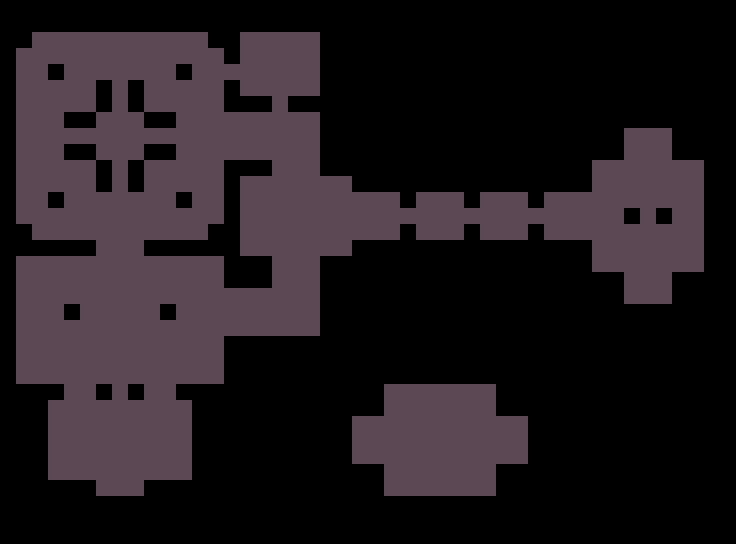

A level layout from a 2D game, rendered from its tile map. Below: a short description, then the map file with tile-grid data replaced by summaries:
An orthogonal 46x34 tile map with 16x16 px tiles, 2 tile layers (floor, ceiling) and 145 objects (76x wall, 12x spawn, 10x candles, 10x fire_candles, 10x fire_candles_green, ...).

<map version="1.10" tiledversion="1.10.1" orientation="orthogonal" renderorder="right-down" width="46" height="34" tilewidth="16" tileheight="16" infinite="0" nextlayerid="11" nextobjectid="325">
 <tileset firstgid="1" source="atlas.tsx" />
 <layer id="1" name="floor" width="46" height="34">
  <data>[1564 cells, 564 non-empty, 2 distinct tile ids]</data>
 </layer>
 <objectgroup id="8" name="zones" visible="0" />
 <layer id="2" name="ceiling" width="46" height="34">
  <data>[1564 cells, 564 non-empty, 1 distinct tile ids]</data>
 </layer>
 <objectgroup id="5" name="enemies" visible="0" />
 <objectgroup id="10" name="items" visible="0" />
 <objectgroup id="7" name="rects">
  <object id="6" name="wall" x="0" y="16" width="16" height="384" />
  <object id="7" name="wall" x="224" y="336" width="16" height="64" />
  <object id="9" name="wall" x="16" y="240" width="80" height="16" />
  <object id="17" name="wall" x="16" y="16" width="224" height="16" />
  <object id="27" name="wall" x="64" y="112" width="32" height="16" />
  <object id="29" name="wall" x="64" y="144" width="32" height="16" />
  <object id="30" name="wall" x="96" y="80" width="16" height="32" />
  <object id="31" name="wall" x="128" y="80" width="16" height="32" />
  <object id="32" name="wall" x="144" y="112" width="32" height="16" />
  <object id="33" name="wall" x="144" y="144" width="32" height="16" />
  <object id="34" name="wall" x="128" y="160" width="16" height="32" />
  <object id="35" name="wall" x="96" y="160" width="16" height="32" />
  <object id="86" name="wall" x="176" y="192" width="16" height="16" />
  <object id="87" name="wall" x="48" y="192" width="16" height="16" />
  <object id="88" name="wall" x="48" y="64" width="16" height="16" />
  <object id="89" name="wall" x="176" y="64" width="16" height="16" />
  <object id="90" name="wall" x="208" y="32" width="16" height="16" />
  <object id="92" name="wall" x="208" y="224" width="16" height="16" />
  <object id="93" name="wall" x="16" y="224" width="16" height="16" />
  <object id="95" name="wall" x="16" y="32" width="16" height="16" />
  <object id="97" name="wall" x="144" y="240" width="80" height="16" />
  <object id="98" name="wall" x="16" y="384" width="48" height="16" />
  <object id="102" name="wall" x="224" y="160" width="16" height="128" />
  <object id="104" name="wall" x="224" y="80" width="16" height="32" />
  <object id="105" name="wall" x="240" y="160" width="32" height="16" />
  <object id="106" name="wall" x="240" y="96" width="32" height="16" />
  <object id="107" name="wall" x="320" y="16" width="32" height="160" />
  <object id="108" name="wall" x="240" y="256" width="32" height="32" />
  <object id="109" name="wall" x="240" y="336" width="80" height="16" />
  <object id="110" name="wall" x="320" y="256" width="32" height="80" />
  <object id="111" name="wall" x="352" y="240" width="240" height="96" />
  <object id="127" name="wall" x="64" y="304" width="16" height="16" />
  <object id="131" name="wall" x="160" y="304" width="16" height="16" />
  <object id="152" name="wall" x="704" y="160" width="16" height="112" />
  <object id="153" name="wall" x="592" y="272" width="32" height="16" />
  <object id="154" name="wall" x="672" y="272" width="48" height="16" />
  <object id="155" name="wall" x="592" y="144" width="32" height="16" />
  <object id="156" name="wall" x="672" y="144" width="48" height="16" />
  <object id="157" name="wall" x="624" y="304" width="48" height="16" />
  <object id="158" name="wall" x="608" y="288" width="16" height="32" />
  <object id="159" name="wall" x="672" y="288" width="16" height="32" />
  <object id="160" name="wall" x="624" y="112" width="48" height="16" />
  <object id="161" name="wall" x="608" y="112" width="16" height="32" />
  <object id="162" name="wall" x="672" y="112" width="16" height="32" />
  <object id="163" name="wall" x="624" y="208" width="16" height="16" />
  <object id="164" name="wall" x="656" y="208" width="16" height="16" />
  <object id="166" name="wall" x="240" y="16" width="80" height="16" />
  <object id="168" name="wall" x="288" y="96" width="32" height="16" />
  <object id="169" name="wall" x="224" y="32" width="16" height="32" />
  <object id="198" name="wall" x="352" y="96" width="240" height="96" />
  <object id="200" name="wall" x="400" y="224" width="16" height="16" />
  <object id="201" name="wall" x="400" y="192" width="16" height="16" />
  <object id="202" name="wall" x="464" y="192" width="16" height="16" />
  <object id="203" name="wall" x="464" y="224" width="16" height="16" />
  <object id="204" name="wall" x="528" y="192" width="16" height="16" />
  <object id="205" name="wall" x="528" y="224" width="16" height="16" />
  <object id="207" name="wall" x="176" y="384" width="48" height="16" />
  <object id="208" name="wall" x="96" y="384" width="16" height="16" />
  <object id="209" name="wall" x="128" y="384" width="16" height="16" />
  <object id="212" name="wall" x="16" y="400" width="32" height="96" />
  <object id="213" name="wall" x="192" y="400" width="32" height="96" />
  <object id="214" name="wall" x="32" y="496" width="224" height="16" />
  <object id="278" name="wall" x="144" y="480" width="48" height="16" />
  <object id="279" name="wall" x="48" y="480" width="48" height="16" />
  <object id="312" name="wall" x="384" y="496" width="112" height="16" />
  <object id="313" name="wall" x="384" y="368" width="112" height="16" />
  <object id="315" name="wall" x="368" y="464" width="16" height="48" />
  <object id="316" name="wall" x="496" y="464" width="16" height="48" />
  <object id="317" name="wall" x="496" y="368" width="16" height="48" />
  <object id="318" name="wall" x="368" y="368" width="16" height="48" />
  <object id="319" name="wall" x="528" y="416" width="16" height="48" />
  <object id="320" name="wall" x="336" y="416" width="16" height="48" />
  <object id="321" name="wall" x="512" y="400" width="32" height="16" />
  <object id="322" name="wall" x="512" y="464" width="32" height="16" />
  <object id="323" name="wall" x="336" y="464" width="32" height="16" />
  <object id="324" name="wall" x="336" y="400" width="32" height="16" />
 </objectgroup>
 <objectgroup id="11" name="spawns">
  <object id="215" name="spawn" gid="14" x="112" y="64" width="16" height="16">
   <properties>
    <property name="direction" value="south" />
   </properties>
  </object>
  <object id="215" name="spawn" gid="14" x="32" y="144" width="16" height="16">
   <properties>
    <property name="direction" value="east" />
   </properties>
  </object>
  <object id="216" name="spawn" gid="14" x="192" y="176" width="16" height="16">
   <properties>
    <property name="direction" value="west" />
   </properties>
  </object>
  <object id="217" name="spawn" gid="14" x="192" y="304" width="16" height="16">
   <properties>
    <property name="direction" value="west" />
   </properties>
  </object>
  <object id="218" name="spawn" gid="14" x="192" y="352" width="16" height="16">
   <properties>
    <property name="direction" value="west" />
   </properties>
  </object>
  <object id="219" name="spawn" gid="14" x="48" y="304" width="16" height="16">
   <properties>
    <property name="direction" value="east" />
   </properties>
  </object>
  <object id="220" name="spawn" gid="14" x="48" y="352" width="16" height="16">
   <properties>
    <property name="direction" value="east" />
   </properties>
  </object>
  </objectgroup>
 <objectgroup id="12" name="powerups">
  <!-- 7 objects omitted --></objectgroup>
 <objectgroup id="4" name="doors">
  <!-- 5 objects omitted --></objectgroup>
 <objectgroup id="13" name="teleports">
  <!-- 7 objects omitted --></objectgroup>
 <objectgroup id="14" name="decorations">
  <!-- 38 objects omitted --></objectgroup>
</map>
<!-- 62 of 145 objects omitted -->
